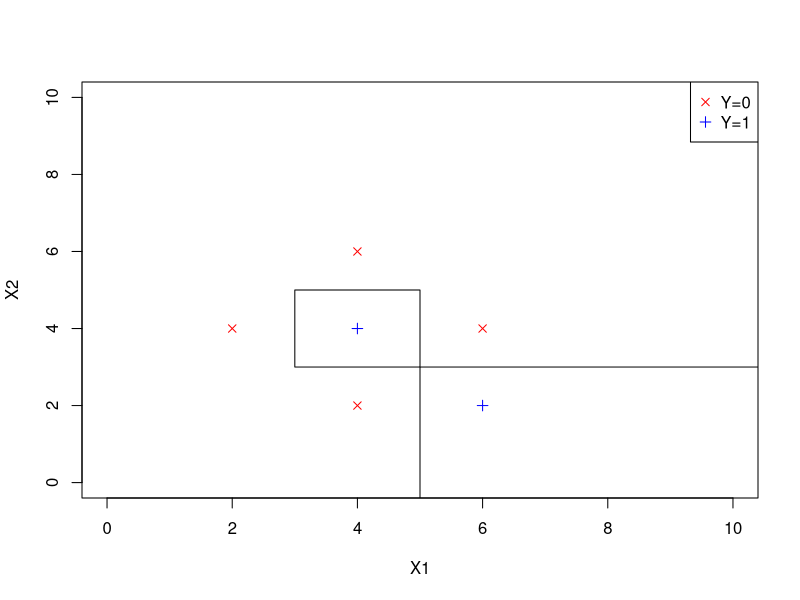

R code for this plot:
## ---- chunk 1
knitr::opts_chunk$set(echo = TRUE)
## ---- chunk 2
plot(0:10, 0:10, type = 'n', xlab = 'X1', ylab = 'X2')
x0 = c(2, 4, 4, 6)
y0 = c(4, 2, 6, 4)
x1 = c(4, 6)
y1 = c(4, 2)
points(x0, y0, col = 'red', pch = 4)
points(x1, y1, col = 'blue', pch = 3)
rect(3, 3, 5, 5)
rect(5, -1, 11, 3)
legend("topright", c("Y=0","Y=1"), col = c('red', 'blue'), pch = c(4, 3))
